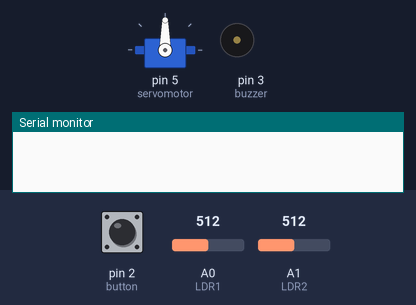
This sketch was run on a simulated Arduino Uno, built with avr-gcc and run on an emulated ATmega328P. Shown: servo, buzzer (waves = sounding), the last lines printed to the serial monitor. Inputs (shaded band) come from the test bench; at power-on: pin 2 (button) LOW, A0 (LDR1) = 512, A1 (LDR2) = 512.

Above: at 1.2 s.
1.3 s: pin 2 (button) pulled HIGH for 3.2 s
At 2.0 s:
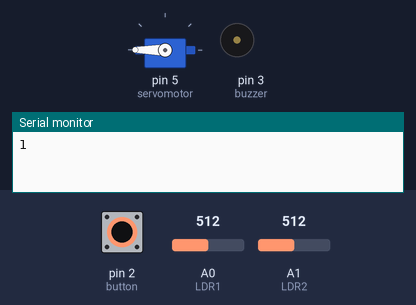
6.8 s: pin 2 (button) pulled HIGH for 0.15 s
At 9.6 s:
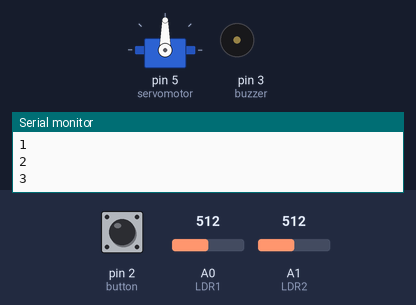
9.9 s: pin 2 (button) pulled HIGH for 1 s
At 10.9 s:
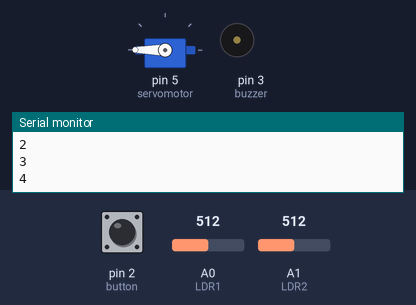
13.4 s: pin 2 (button) pulled HIGH for 3.2 s
At 16.2 s:
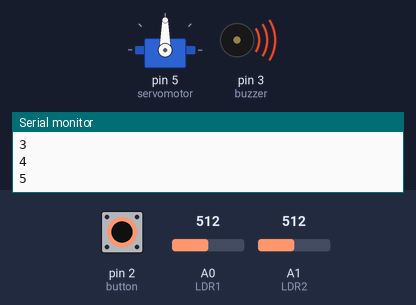
Timing chart, 0 to 18.9 s (numbered marks = the images above; inputs shaded):
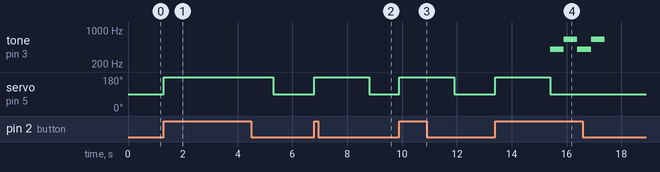

The sketch:

ProjetFinale.ino
```cpp
#include <Servo.h>

int LDR1 = A0 ;   //analog pin
int LDR2 = A1 ;   //analog pin
int button = 2 ;  //digital pin
int buzzer = 3 ;  //PWM pin
Servo servomotor ;
int peoplein = 1;
int peopleout = 0;
int LDR1value = 0;
int LDR2value = 0;
int buttonState = 0;

void setup() {

  pinMode(button,INPUT);
  pinMode(buzzer,OUTPUT);
  servomotor.attach(5);
  Serial.begin(9600);
}

void loop() {
buttonState = digitalRead(button);
  if (buttonState == HIGH){

        if (peoplein <= 5){

           LDR1value = analogRead(LDR1);
           LDR2value = analogRead(LDR2);
           servomotor.write(90);

          Serial.println(peoplein);

           if(LDR1value  < 678&&LDR1value > 6){  //500 for trial need to be changed

             servomotor.write(180); //door opened
             delay(2000);
             servomotor.write(90); //door closed
             peoplein = peoplein + 1;

            }

           if(LDR2value < 6){

             servomotor.write(180); //door opened
             delay(2000);
             servomotor.write(90); //door closed
             peoplein = peoplein - 1;
            }
        }else
        {
         alarm();
        }
    }
}
void alarm()  {
  tone(buzzer, 400, 500); //the buzzer emit sound at 400 MHz for 500 millis
  delay(500); //wait 500 millis
  tone(buzzer, 650, 500); //the buzzer emit sound at 650 MHz for 500 millis
  delay(500); //wait 500 millis
}
```

Measured:
- after the input at 1.3 s, servo on pin 5 (servomotor): 90° → 180° at once, → 90° 4.0 s later
- after the input at 6.8 s, servo on pin 5 (servomotor): 90° → 180° at once, → 90° 2.0 s later
- after the input at 9.9 s, servo on pin 5 (servomotor): 90° → 180° at once, → 90° 2.0 s later
- after the input at 13.4 s, tone on pin 3 (buzzer): plays 400 Hz for 0.50 s, 650 Hz for 0.50 s, 400 Hz for 0.50 s, 650 Hz for 0.50 s, starting after 2.0 s; servo on pin 5 (servomotor): 90° → 180° at once, → 90° 2.0 s later
